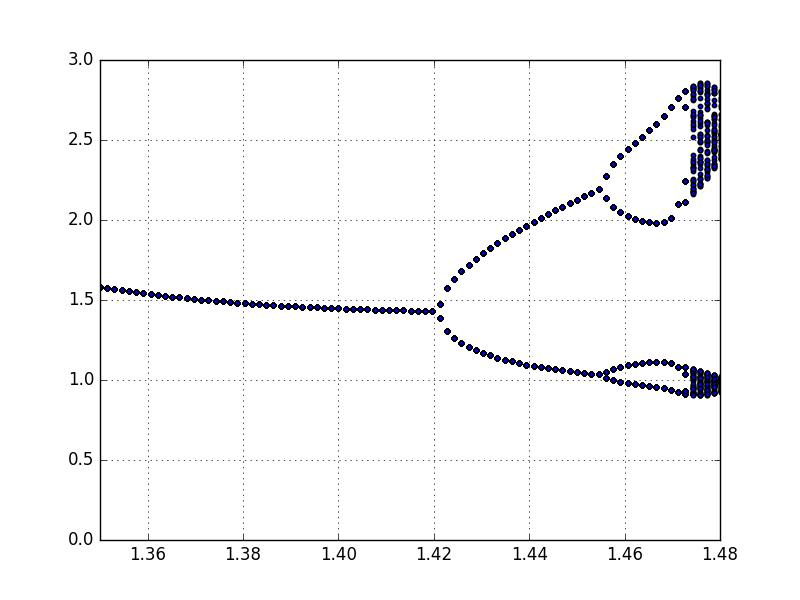

Generate this figure with Python:
from __future__ import division
from math import *
from pylab import *
from numpy import *

# define a function that given amplitude of force, gives angle,avelo and t

def change_amp(F):
    
    # define some constants

    q = 0.5
    l = 9.8
    g = 9.8
    f = 2/3
    dt = pi/100
    theta0 = 0.2
    omega0 = 0
    angle = [theta0]
    avelo = [omega0]
    t = [0]
    an=[]
    

    # move the pendulum

    while t[-1] <= 1200*pi:

        avelo_new = avelo[-1] - ((g/l)*sin(angle[-1]) + q*avelo[-1] - F*sin(f*t[-1]))*dt
        avelo.append(avelo_new)
        angle_new = angle[-1] + avelo[-1]*dt
        while angle_new > pi:
            angle_new -= 2*pi
        while angle_new < -pi:
            angle_new += 2*pi
        angle.append(angle_new)
        if t[-1]>=900*pi:
            if t[-1]%(3*pi)<=dt:
                an.append(angle_new)
        t_new = t[-1] + dt
        t.append(t_new)
        

    return an

fd1=list(linspace(1.35,1.5,100))
fd=[]
th=[]

for i in fd1:
    points=change_amp(i)
    for j in points:
        fd.append(i)
        th.append(j)

scatter(fd,th,s=10)
grid(True)
xlim(1.35,1.48)
ylim(0,3)

show()









        
    
